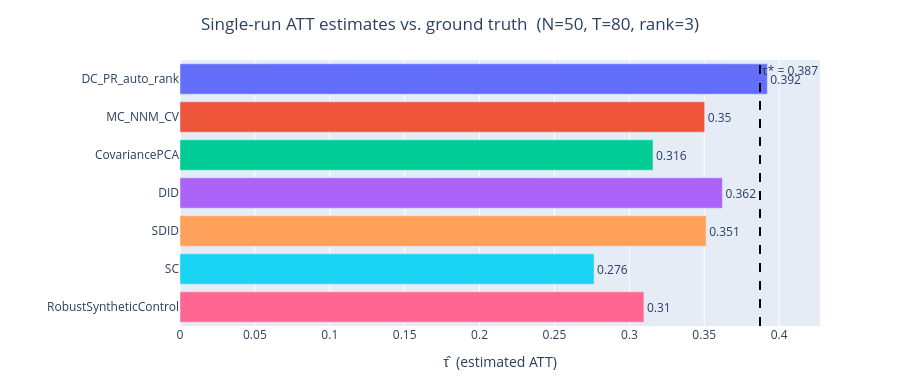

The notebook cell this image was saved under:
### Code cell
fig = go.Figure(go.Bar(
    x=bench_df["tau_hat"],
    y=bench_df["method"],
    orientation="h",
    marker_color=[PALETTE[i % len(PALETTE)] for i in range(len(bench_df))],
    text=bench_df["tau_hat"].round(3),
    textposition="outside",
    hovertemplate="%{y}: tau_hat=%{x:.4f}<extra></extra>",
))
fig.add_vline(x=tau_star, line_dash="dash", line_color="black", line_width=2,
              annotation_text=f"\u03c4* = {tau_star:.3f}",
              annotation_position="top right")
fig.update_layout(
    title=dict(text=f"Single-run ATT estimates vs. ground truth  (N={N}, T={T}, rank={RANK})",
               x=0.5, xanchor="center"),
    xaxis_title="\u03c4\u0302  (estimated ATT)",
    height=380,
    margin=dict(l=180, r=80, t=60, b=50),
    yaxis=dict(autorange="reversed"),
)
fig.show()

### Figure 1 — Plotly figure (JSON) as saved in the notebook; plotly's stock layout.template omitted (floating-point values rounded to 4 significant figures)
{"data": [{"hovertemplate": "%{y}: tau_hat=%{x:.4f}<extra></extra>", "marker": {"color": ["#636EFA", "#EF553B", "#00CC96", "#AB63FA", "#FFA15A", "#19D3F3", "#FF6692"]}, "orientation": "h", "text": [0.392, 0.35, 0.316, 0.362, 0.351, 0.276, 0.31], "textposition": "outside", "type": "bar", "x": [0.3921, 0.3503, 0.3158, 0.3621, 0.3513, 0.2764, 0.3097], "y": ["DC_PR_auto_rank", "MC_NNM_CV", "CovariancePCA", "DID", "SDID", "SC", "RobustSyntheticControl"]}], "layout": {"annotations": [{"showarrow": false, "text": "τ* = 0.387", "x": 0.3872, "xanchor": "left", "xref": "x", "y": 1, "yanchor": "top", "yref": "y domain"}], "height": 380, "margin": {"b": 50, "l": 180, "r": 80, "t": 60}, "shapes": [{"line": {"color": "black", "dash": "dash", "width": 2}, "type": "line", "x0": 0.3872, "x1": 0.3872, "xref": "x", "y0": 0, "y1": 1, "yref": "y domain"}], "title": {"text": "Single-run ATT estimates vs. ground truth  (N=50, T=80, rank=3)", "x": 0.5, "xanchor": "center"}, "xaxis": {"title": {"text": "τ̂  (estimated ATT)"}}, "yaxis": {"autorange": "reversed"}}}
